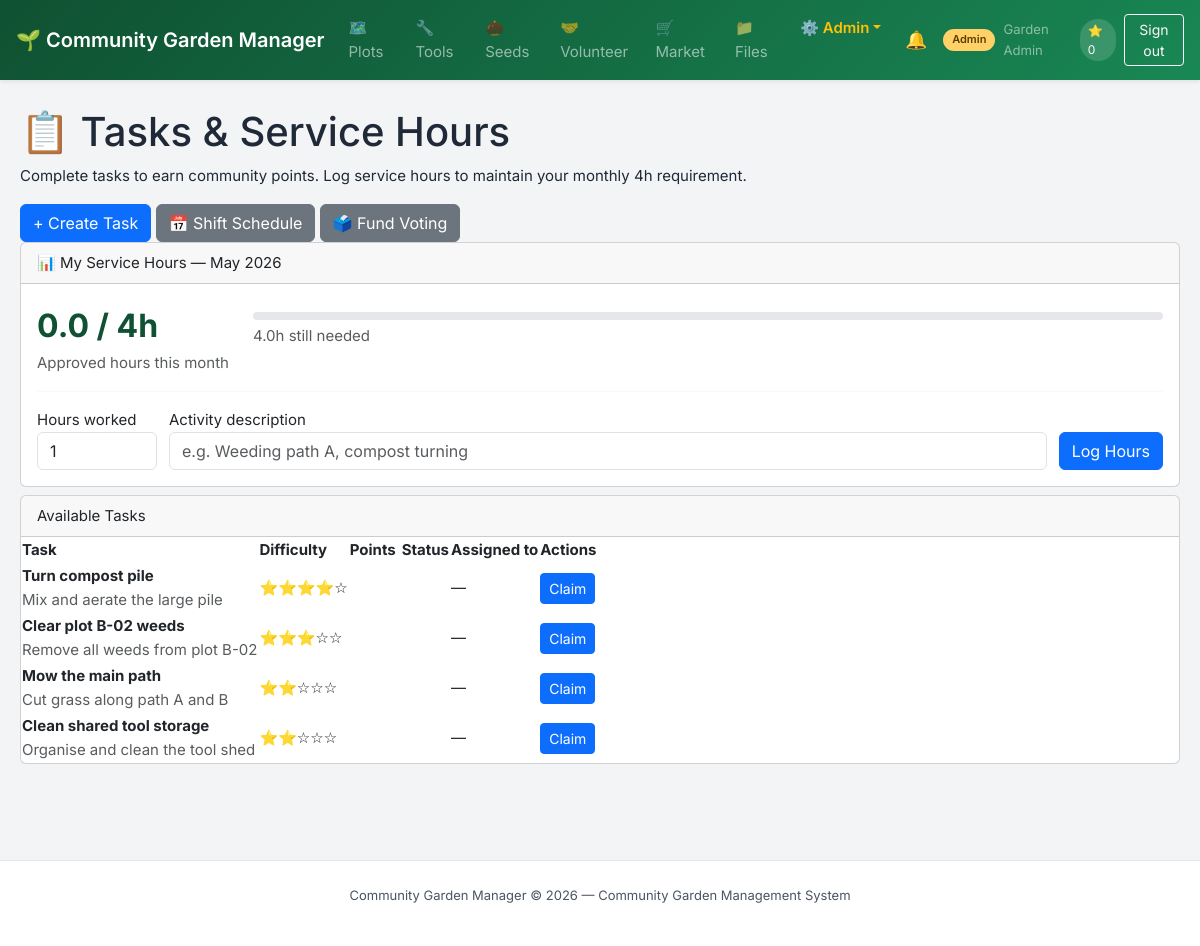
Page /modules/volunteer/tasks.php (signed in) on the committed database.
### tables this page shows
CREATE TABLE `tasks` (
  `id` int(11) NOT NULL AUTO_INCREMENT,
  `title` varchar(150) NOT NULL,
  `description` text DEFAULT NULL,
  `difficulty_score` int(11) DEFAULT 1,
  `points_reward` int(11) DEFAULT 10,
  `status` enum('open','in_progress','partial','completed') DEFAULT 'open',
  `assigned_to` int(11) DEFAULT NULL,
  `created_by` int(11) NOT NULL,
  `completed_at` timestamp NULL DEFAULT NULL,
  `created_at` timestamp NOT NULL DEFAULT current_timestamp(),
  PRIMARY KEY (`id`),
  KEY `assigned_to` (`assigned_to`),
  KEY `created_by` (`created_by`),
  CONSTRAINT `tasks_ibfk_1` FOREIGN KEY (`assigned_to`) REFERENCES `users` (`id`),
  CONSTRAINT `tasks_ibfk_2` FOREIGN KEY (`created_by`) REFERENCES `users` (`id`)
);

### core/Controller.php (called while the page is built, shortened)
<?php
abstract class Controller {
    protected function model($model) {
        return new $model();
    }
    protected function view($view, $data = []) {
        extract($data);
        require_once __DIR__ . '/../views/' . $view . '.php';
    }
}

### controllers/TaskController.php (called while the page is built, shortened)
<?php
require_once __DIR__ . '/../core/Controller.php';
class TaskController extends Controller {
    public function index($user) {
        $model = $this->model('TaskModel');
        $month = date('Y-m');
        $tasks = $model->getAllTasks();
        $myHoursApproved = $model->getApprovedHours($user['id'], $month);
        $pendingHours = $model->getPendingHours();
        $myHourLog = $model->getMyHourLog($user['id'], 10);
        $required = MONTHLY_SERVICE_HOURS;
        $this->view('volunteer_tasks', [
            'user' => $user,
            'tasks' => $tasks,
            'myHoursApproved' => $myHoursApproved,
            'pendingHours' => $pendingHours,
            'myHourLog' => $myHourLog,
            'required' => $required,
            'pageTitle' => 'Tasks & Volunteer Hours'
        ]);
    }
}

### modules/volunteer/tasks.php (called while the page is built, shortened)
<?php
require_once __DIR__ . '/../../config/db.php';
require_once __DIR__ . '/../../config/constants.php';
$user      = requireLogin();
require_once __DIR__ . '/../../controllers/TaskController.php';
$controller = new TaskController();
$controller->index($user);

### config/db.php (called while the page is built, shortened)
<?php
class Database {
    private static $instance = null;
    private $connection;
    private function __construct() {
        $dsn = "mysql:host=" . DB_HOST . ";port=" . DB_PORT . ";dbname=" . DB_NAME . ";charset=utf8mb4";
        try {
            $this->connection = new PDO($dsn, DB_USER, DB_PASS, [
                PDO::ATTR_ERRMODE => PDO::ERRMODE_EXCEPTION,
                PDO::ATTR_DEFAULT_FETCH_MODE => PDO::FETCH_ASSOC,
                PDO::ATTR_EMULATE_PREPARES => false,
            ]);
        } catch (PDOException $e) {
            die(json_encode(["error" => "Database connection failed: " . $e->getMessage()]));
        }
    }
    public static function getInstance() {
        if (self::$instance === null) {
            self::$instance = new Database();
        }
        return self::$instance;
    }
    public function getConnection() {
        return $this->connection;
    }
}

### core/Model.php (called while the page is built, shortened)
<?php
require_once __DIR__ . '/../config/db.php';
abstract class Model {
    public function __construct() {
        $this->db = Database::getInstance()->getConnection();
    }
}

### models/TaskModel.php (called while the page is built, shortened)
<?php
require_once __DIR__ . '/../core/Model.php';
class TaskModel extends Model {
    public function getAllTasks() {
        return $this->db->query("SELECT t.*, u.full_name AS assignee FROM tasks t LEFT JOIN users u ON t.assigned_to=u.id ORDER BY t.status='open' DESC, t.difficulty_score DESC")->fetchAll();
    }
    public function getApprovedHours($userId, $month) {
        $stmt = $this->db->prepare("SELECT COALESCE(SUM(hours_logged),0) FROM service_hours WHERE user_id=? AND month_year=? AND status='approved'");
        $stmt->execute([$userId, $month]);
        return (float)$stmt->fetchColumn();
    }
}

### config/constants.php (called while the page is built, shortened)
<?php
function e(string $s): string {
    return htmlspecialchars($s, ENT_QUOTES | ENT_SUBSTITUTE, 'UTF-8');
}

### views/volunteer_tasks.php (the view, shortened to what this page needs)
<?php require_once __DIR__ . '/../includes/header.php'; ?>
<div class="page-header">
    <h1>📋 Tasks & Service Hours</h1>
    <p>Complete tasks to earn community points. Log service hours to maintain your monthly <?= $required ?>h requirement.</p>
</div>
<div class="page-actions">
    <?php if ($user['role_name']==='admin'): ?>
    <button class="btn btn-primary" onclick="toggleSection('add-task')">+ Create Task</button>
    <?php endif; ?>
    <a href="shifts.php" class="btn btn-secondary">📅 Shift Schedule</a>
    <a href="voting.php" class="btn btn-secondary">🗳️ Fund Voting</a>
</div>
<div class="card mb-2">
    <div class="card-header">📊 My Service Hours — <?= date('F Y') ?></div>
    <div class="card-body">
        <div style="display:flex;align-items:center;gap:1.5rem;flex-wrap:wrap">
            <div>
                <div style="font-size:2rem;font-weight:700;color:var(--green-dark)"><?= number_format($myHoursApproved,1) ?> / <?= $required ?>h</div>
                <div class="text-muted text-sm">Approved hours this month</div>
            </div>
            <div style="flex:1;min-width:200px">
                <?php $pct = min(100,($myHoursApproved/$required)*100); ?>
                <div class="progress"><div class="progress-bar <?= $pct<50?'danger':($pct<100?'warning':'') ?>" style="width:<?= $pct ?>%"></div></div>
                <p class="text-sm text-muted mt-1"><?= $myHoursApproved >= $required ? '✅ Monthly requirement met!' : (number_format($required-$myHoursApproved,1).'h still needed') ?></p>
            </div>
        </div>
        <hr style="margin:1rem 0;border-color:var(--gray-200)">
        <form method="POST" style="display:flex;gap:.75rem;align-items:flex-end;flex-wrap:wrap">
            <div class="form-group" style="margin:0;flex:0 0 120px">
                <label>Hours worked</label>
                <input type="number" name="hours" class="form-control" step="0.5" min="0.5" value="1" required>
            </div>
            <div class="form-group" style="margin:0;flex:1;min-width:200px">
                <label>Activity description</label>
                <input type="text" name="activity" class="form-control" placeholder="e.g. Weeding path A, compost turning" required>
            </div>
            <button name="log_hours" value="1" class="btn btn-primary">Log Hours</button>
        </form>
    </div>
</div>
<div class="card">
    <div class="card-header">Available Tasks</div>
    <div class="table-wrap">
        <table>
            <thead><tr><th>Task</th><th>Difficulty</th><th>Points</th><th>Status</th><th>Assigned to</th><th>Actions</th></tr></thead>
            <tbody>
            <?php foreach ($tasks as $t): ?>
            <tr>
                <td>
                    <strong><?= e($t['title']) ?></strong><br>
                    <span class="text-sm text-muted"><?= e($t['description']) ?></span>
                </td>
                <td>
                    <?php for ($i=1;$i<=5;$i++) echo $i<=$t['difficulty_score']?'⭐':'☆'; ?>
                </td>
                <td><span class="badge badge-success"><?= $t['points_reward'] ?> pts</span></td>
                <td>
                    <?php $tb=['open'=>'success','in_progress'=>'warning','partial'=>'info','completed'=>'secondary'][$t['status']]??'secondary'; ?>
                    <span class="badge badge-<?= $tb ?>"><?= e($t['status']) ?></span>
                </td>
                <td><?= e($t['assignee'] ?? '—') ?></td>
                <td style="white-space:nowrap">
                    <?php if ($t['status']==='open'): ?>
                        <form method="POST" style="display:inline">
                            <button name="claim" value="1" class="btn btn-sm btn-primary">Claim</button>
                        </form>
                    <?php endif; ?>
                </td>
            </tr>
            <?php endforeach; ?>
            </tbody>
        </table>
    </div>
</div>
<?php require_once __DIR__ . '/../includes/footer.php'; ?>

### assets/css/style.css (style rules this page uses)
:root { --green-dark: #0f5132; --green-mid: #198754; --green-light: #4ade80; --green-pale: #D1FAE5; --amber: #F59E0B; --amber-dark: #B45309; --coral: #EF4444; --blue: #3B82F6; --blue-pale: #DBEAFE; --gray-100: #F3F4F6; --gray-200: #E5E7EB; --gray-400: #9CA3AF; --gray-600: #4B5563; --gray-800: #1F2937; --white: #ffffff; --shadow-sm: 0 1px 3px rgba(0, 0, 0, 0.1), 0 1px 2px rgba(0, 0, 0, 0.06); --shadow-md: 0 4px 6px -1px rgba(0, 0, 0, 0.1), 0 2px 4px -1px rgba(0, 0, 0, 0.06); --radius: 8px; --radius-lg: 12px; --font: 'Inter', 'Segoe UI', system-ui, sans-serif; }
body { font-family: var(--font); font-size: 15px; color: var(--gray-800); background: var(--gray-100); line-height: 1.6; display: flex; flex-direction: column; min-height: 100vh; }
a { color: var(--green-mid); text-decoration: none; }
.table-wrap { overflow-x: auto; }
.progress { background: var(--gray-200); border-radius: 4px; height: 8px; overflow: hidden; }

### rows in the picture
tasks: title "Turn compost pile", description "Mix and aerate the large pile", difficulty_score 4 (drawn), assignee "—"
tasks: title "Clear plot B-02 weeds", description "Remove all weeds from plot B-02", difficulty_score 3 (drawn), assignee "—"
tasks: title "Mow the main path", description "Cut grass along path A and B", difficulty_score 2 (drawn), assignee "—"
tasks: title "Clean shared tool storage", description "Organise and clean the tool shed", difficulty_score 2 (drawn), assignee "—"

### other values in the picture
APP_NAME "Community Garden Manager"
$role "Admin"
$user['full_name'] "Garden Admin"
$user['karma'] "0"
$required "4"
$myHoursApproved "0.0"
$required-$myHoursApproved "4.0"
